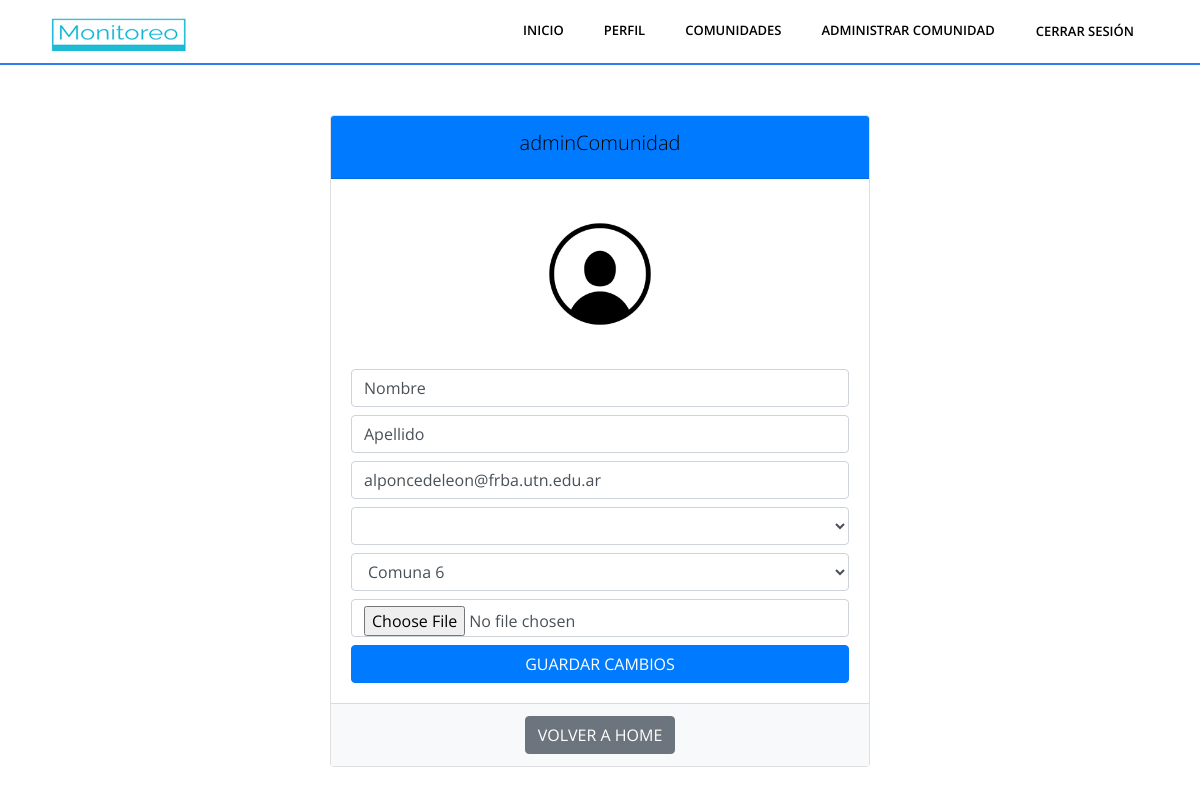
/perfil/ (signed in), run on the app's committed database.
### Aplicaciones/Monitoreo/models.py (models this page shows)
class Perfil(models.Model):
    user = models.OneToOneField(User, on_delete=models.CASCADE)
    nombre = models.CharField(max_length=100)
    apellido = models.CharField(max_length=100)
    email = models.CharField(max_length=100, blank=True, null=True)
    direccion = models.CharField(max_length=100, blank=True, null=True)
    departamento = models.CharField(max_length=100, blank=True, null=True)
    comunidades = models.ManyToManyField(Comunidad, through=ComunidadPerfil, related_name='comunidades', blank=True)
    lineas = models.ManyToManyField(LineaTransporte, through=LineaPerfil, related_name='lineas', blank=True)
    profile_picture = models.ImageField(upload_to='profile_pics/', blank=True, null=True)
    ultima_latitud = models.FloatField(null=True, blank=True)
    ultima_longitud = models.FloatField(null=True, blank=True)
    def __str__(self):
        return self.user.username

### Aplicaciones/Monitoreo/views.py (the view)
# urls.py: path('perfil/',views.perfil_usuario, name = "perfil_usuario"),
@login_required
def perfil_usuario(request):
    group_names = requestGroups(request)
    perfil_usuario = get_object_or_404(Perfil, user=request.user)
    provincias = obtener_provincias()
    if request.method == 'POST':
        form = UserProfileForm(request.POST, request.FILES, instance=perfil_usuario)
        nuevo_email = request.POST.get('email')
        antiguo_email = perfil_usuario.email
        if form.is_valid():
            if(nuevo_email != antiguo_email):
                print('envio de mail en progreso')
                send_mail(
                    '¡Actualizaste tu mail!',
                    f'Hola {perfil_usuario.nombre},\n\nTodas las actualizaciones de tus servicios publicos favoritos llegaran a este correo.\n\nAtentamente,\nEl equipo de nuestra aplicación',
                    'alejo.poncedleon@gmail.com',  # Tu dirección de correo electrónico
                    [nuevo_email],  # Lista de direcciones de correo electrónico de destino
                    fail_silently=False,
                )
            form.save()
            return redirect('index')  # Cambia 'perfil' por el nombre de la URL de tu vista de perfil
    else:
        form = UserProfileForm(instance=perfil_usuario)
    context = {
        'request':request,
        'perfil_usuario': perfil_usuario,
        'form': form,
        'provincias': provincias,
        'groups':group_names
    }
    return render(request, 'perfil.html', context)

### Aplicaciones/Monitoreo/forms.py
class UserProfileForm(forms.ModelForm):
    class Meta:
        model = Perfil
        fields = ['nombre', 'apellido','email', 'direccion', 'departamento' , 'profile_picture']

### Aplicaciones/Monitoreo/requests.py (called while the page is built)
def obtener_provincias():
    try:
        url = 'https://apis.datos.gob.ar/georef/api/provincias'
        parametros = {
            'campos': 'nombre',
            'max':'1000'
        }
        response = requests.get(url, params=parametros)
        if response.status_code == 200:
            datos_json = response.json()
            return datos_json['provincias']
        else:
            print(f"Error al obtener datos: {response.status_code}")
            return None
    except requests.RequestException as e:
        print(f"Error de solicitud: {e}")
        return None

### Aplicaciones/Monitoreo/views.py (called while the page is built)
def requestGroups(request):
    user = request.user
    user_groups = user.groups.all()
    group_names = [group.name for group in user_groups]
    return group_names

### Aplicaciones/Monitoreo/templates/perfil.html (shortened to what this page needs)
{% load static %}
<!DOCTYPE html>
<html lang="es">
  {% include 'fragments/head.html' %}
  <body class="body-wrapper" data-spy="scroll" data-target=".privacy-nav">
    {% include 'fragments/header.html' %}
    <div class="container mt-5">
      <div class="row">
        <div class="col-md-6 offset-md-3">
          <div class="card">
            <div class="card-header bg-primary text-white">
              <h3 class="text-center">{{ user.username }}</h3>
            </div>
            <div class="card-body text-center">
              <img
                src="{{ perfil_usuario.profile_picture.url }}"
                alt="Foto de perfil"
                class="profile-img"
              />
              <div class="profile-details">
                <form method="post" enctype="multipart/form-data">
                  <input
                    type="text"
                    name="nombre"
                    value="{{ perfil_usuario.nombre }}"
                    class="form-control mb-2"
                    placeholder="Ingrese un Nombre"
                  />
                  <input
                    type="text"
                    name="apellido"
                    value="{{ perfil_usuario.apellido }}"
                    class="form-control mb-2"
                    placeholder="Ingrese un Apellido"
                  />
                  <input
                    type="email"
                    name="email"
                    value="{{ perfil_usuario.email }}"
                    class="form-control mb-2"
                    placeholder="Ingrese un Correo Electrónico"
                  />
                  <select
                    id="direccion"
                    name="direccion"
                    class="form-control mb-2"
                  >
                  </select>
                  <select
                    id="departamento"
                    name="departamento"
                    class="form-control mb-2"
                  >
                    {% if perfil_usuario.departamento%}
                    <option value="{{ perfil_usuario.departamento }}" selected>
                      {{ perfil_usuario.departamento }}
                    </option>
                      {% endif %}
                  </select>
                  <input
                    type="file"
                    name="profile_picture"
                    class="form-control mb-2"
                  />
                  <button type="submit" class="btn btn-primary btn-block">
                    Guardar Cambios
                  </button>
                </form>
              </div>
            </div>
            <div class="card-footer bg-light text-center">
              <a href="/" class="btn btn-secondary">Volver a Home</a>
            </div>
          </div>
        </div>
      </div>
    </div>
  </body>
</html>

### Aplicaciones/Monitoreo/static/css/style.css (style rules this page uses)
body { font-family: "Open Sans", sans-serif; -webkit-font-smoothing: antialiased; }
h1, h2, h3, h4, h5, h6 { font-family: "Open Sans", sans-serif; color: #000; font-weight: 300; }
h3 { font-size: 20px; line-height: 30px; }
body { overflow-x: hidden; }
a { font-size: inherit; color: inherit; }
.btn { text-transform: uppercase; }
.profile-img { width: 150px; height: 150px; border-radius: 50%; object-fit: cover; }
.profile-details { margin-top: 20px; }

### data on the page
Perfil: profile_picture (placeholder picture), nombre "Nombre", apellido "Apellido", email "alponcedeleon@frba.utn.edu.ar", departamento "Comuna 6"

### other printed values
{{ user.username }} "adminComunidad"
